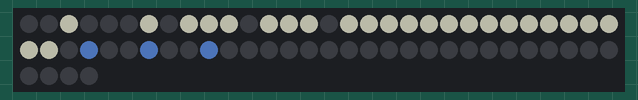
Recording of a sketch running on a simulated Arduino Uno, built with avr-gcc and run on an emulated ATmega328P. Shown: 64 RGB LEDs in strip order, left to right, continuing on the next row. Dim RGB values are drawn brighter than linear.

Above: at 0.1 s.

The sketch:

rain_animation.ino
```cpp
/*For Colors go to https://codepen.io/proframsay/live/qBpGvLW. */

#include "FastLED.h"

#define NUM_LEDS 64
#define DATA_PIN 3

CRGB leds[NUM_LEDS];


long image1[] =
{
  0x000000, 0x000000, 0xF5F5DC, 0x000000, 0x000000,0x000000 , 0xF5F5DC, 0x000000,
  0xF5F5DC, 0xF5F5DC, 0xF5F5DC, 0x000000, 0xF5F5DC, 0xF5F5DC, 0xF5F5DC, 0x000000,
  0xF5F5DC, 0xF5F5DC, 0xF5F5DC, 0xF5F5DC, 0xF5F5DC, 0xF5F5DC, 0xF5F5DC, 0xF5F5DC,
  0xF5F5DC, 0xF5F5DC, 0xF5F5DC, 0xF5F5DC, 0xF5F5DC, 0xF5F5DC, 0xF5F5DC, 0xF5F5DC,
  0x000000, 0x6495ED, 0x000000, 0x000000, 0x6495ED, 0x000000, 0x000000, 0x6495ED,
  0x000000, 0x000000, 0x000000, 0x000000, 0x000000, 0x000000, 0x000000, 0x000000,
  0x000000, 0x000000, 0x000000, 0x000000, 0x000000, 0x000000, 0x000000, 0x000000,
  0x000000, 0x000000, 0x000000, 0x000000, 0x000000, 0x000000, 0x000000, 0x000000
};

long image2[] =
{
    0x000000, 0x000000, 0xF5F5DC, 0x000000, 0x000000,0x000000 , 0xF5F5DC, 0x000000,
  0xF5F5DC, 0xF5F5DC, 0xF5F5DC, 0x000000, 0xF5F5DC, 0xF5F5DC, 0xF5F5DC, 0x000000,
  0xF5F5DC, 0xF5F5DC, 0xF5F5DC, 0xF5F5DC, 0xF5F5DC, 0xF5F5DC, 0xF5F5DC, 0xF5F5DC,
  0xF5F5DC, 0xF5F5DC, 0xF5F5DC, 0xF5F5DC, 0xF5F5DC, 0xF5F5DC, 0xF5F5DC, 0xF5F5DC,
  0x000000, 0x6495ED, 0x000000, 0x000000, 0x6495ED, 0x000000, 0x000000, 0x6495ED,
  0x000000, 0x6495ED, 0x000000, 0x000000, 0x6495ED, 0x000000, 0x000000, 0x6495ED,
  0x000000, 0x000000, 0x000000, 0x000000, 0x000000, 0x000000, 0x000000, 0x000000,
  0x000000, 0x000000, 0x000000, 0x000000, 0x000000, 0x000000, 0x000000, 0x000000
};

long image3[] =
{
    0x000000, 0x000000, 0xF5F5DC, 0x000000, 0x000000,0x000000 , 0xF5F5DC, 0x000000,
  0xF5F5DC, 0xF5F5DC, 0xF5F5DC, 0x000000, 0xF5F5DC, 0xF5F5DC, 0xF5F5DC, 0x000000,
  0xF5F5DC, 0xF5F5DC, 0xF5F5DC, 0xF5F5DC, 0xF5F5DC, 0xF5F5DC, 0xF5F5DC, 0xF5F5DC,
  0xF5F5DC, 0xF5F5DC, 0xF5F5DC, 0xF5F5DC, 0xF5F5DC, 0xF5F5DC, 0xF5F5DC, 0xF5F5DC,
  0x000000, 0x000000, 0x000000, 0x000000, 0x000000, 0x000000, 0x000000, 0x000000,
 0x000000, 0x6495ED, 0x000000, 0x000000, 0x6495ED, 0x000000, 0x000000, 0x6495ED,
  0x000000, 0x000000, 0x6495ED, 0x000000, 0x000000, 0x6495ED, 0x000000, 0x000000,
  0x000000, 0x000000, 0x000000, 0x000000, 0x000000, 0x000000, 0x000000, 0x000000
};

long image4[] =
{
  0x000000, 0x000000, 0xF5F5DC, 0x000000, 0x000000,0x000000 , 0xF5F5DC, 0x000000,
  0xF5F5DC, 0xF5F5DC, 0xF5F5DC, 0x000000, 0xF5F5DC, 0xF5F5DC, 0xF5F5DC, 0x000000,
  0xF5F5DC, 0xF5F5DC, 0xF5F5DC, 0xF5F5DC, 0xF5F5DC, 0xF5F5DC, 0xF5F5DC, 0xF5F5DC,
  0xF5F5DC, 0xF5F5DC, 0xF5F5DC, 0xF5F5DC, 0xF5F5DC, 0xF5F5DC, 0xF5F5DC, 0xF5F5DC,
  0x000000, 0x000000, 0x000000, 0x000000, 0x000000, 0x000000, 0x000000, 0x000000,
 0x000000, 0x000000, 0x000000, 0x000000, 0x000000, 0x000000, 0x000000, 0x000000,
  0x000000, 0x000000, 0x6495ED, 0x000000, 0x000000, 0x6495ED, 0x000000, 0x000000,
  0x000000, 0x000000, 0x000000, 0x6495ED, 0x000000, 0x000000, 0x6495ED, 0x000000
};

long image5[] =
{
  0x000000, 0x000000, 0xF5F5DC, 0x000000, 0x000000,0x000000 , 0xF5F5DC, 0x000000,
  0xF5F5DC, 0xF5F5DC, 0xF5F5DC, 0x000000, 0xF5F5DC, 0xF5F5DC, 0xF5F5DC, 0x000000,
  0xF5F5DC, 0xF5F5DC, 0xF5F5DC, 0xF5F5DC, 0xF5F5DC, 0xF5F5DC, 0xF5F5DC, 0xF5F5DC,
  0xF5F5DC, 0xF5F5DC, 0xF5F5DC, 0xF5F5DC, 0xF5F5DC, 0xF5F5DC, 0xF5F5DC, 0xF5F5DC,
  0x000000, 0x000000, 0x000000, 0x000000, 0x000000, 0x000000, 0x000000, 0x000000,
  0x000000, 0x000000, 0x000000, 0x000000, 0x000000, 0x000000, 0x000000, 0x000000,
  0x000000, 0x000000, 0x000000, 0x000000, 0x000000, 0x000000, 0x000000, 0x000000,
  0x000000, 0x000000, 0x000000, 0x000000, 0x000000, 0x000000, 0x000000, 0x000000
};


void setup() {
 FastLED.addLeds<NEOPIXEL,DATA_PIN>(leds, NUM_LEDS);
}


void loop() {

FastLED.clear();

for(int i = 0; i < NUM_LEDS; i++) {
    leds[i] = image1[i];
}
FastLED.setBrightness (75);
FastLED.show();
delay(500);

FastLED.clear();

for(int i = 0; i < NUM_LEDS; i++) {
    leds[i] = image2[i];
}

FastLED.setBrightness (75);
FastLED.show();
delay(500);

for(int i = 0; i < NUM_LEDS; i++) {
    leds[i] = image3[i];
}
FastLED.setBrightness (75);
FastLED.show();
delay(500);

for(int i = 0; i < NUM_LEDS; i++) {
    leds[i] = image4[i];
}
FastLED.setBrightness (75);
FastLED.show();
delay(500);

for(int i = 0; i < NUM_LEDS; i++) {
    leds[i] = image5[i];
}


FastLED.setBrightness (75);
FastLED.show();
delay(500);

}
```
